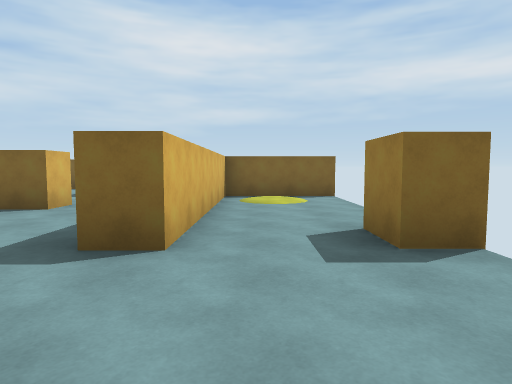
View 1 (above)

14 first-person views from a walk through a scene from a Unity 3-D project. The camera is 1.4 m above the floor, tilts 4° down and sees 75° across. The floor is counted in squares, 2 m on a side. Each view is taken from the middle of a square. On the plan, view 1 faces up. The plan holds only what a view shows up to about 10 squares ahead; the rest is blank. The player character is not drawn. Door leaves are left out, so doorways stand open. Surface patterns are stand-ins for the level's own textures.

View 2
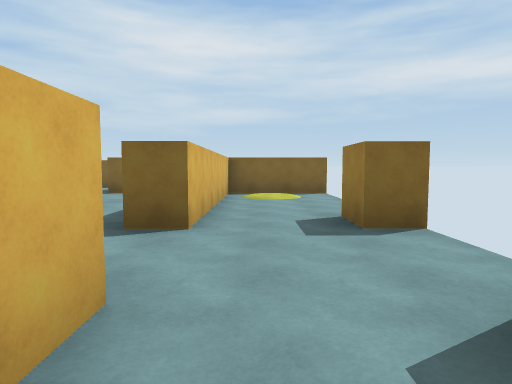

View 3
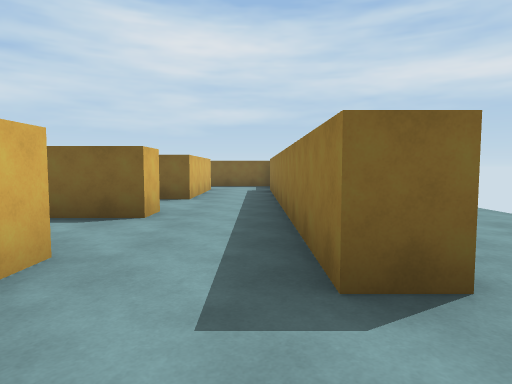

View 4
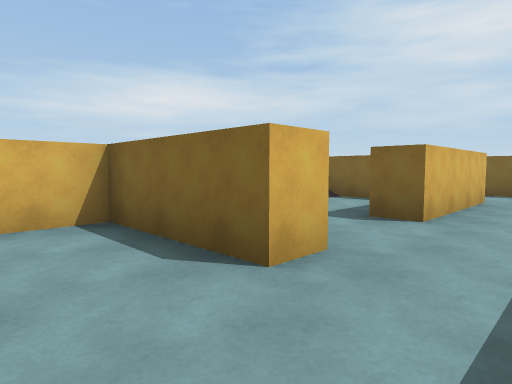

View 5
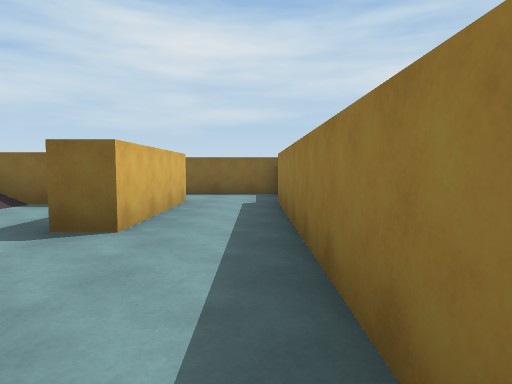

View 6
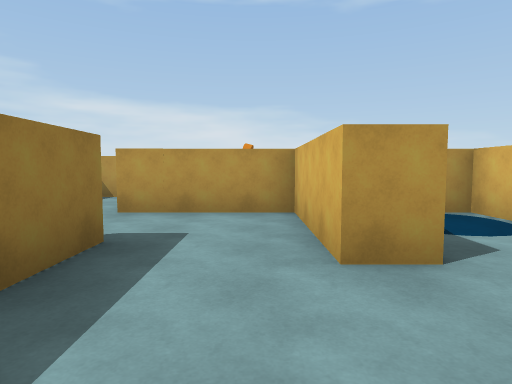

View 7
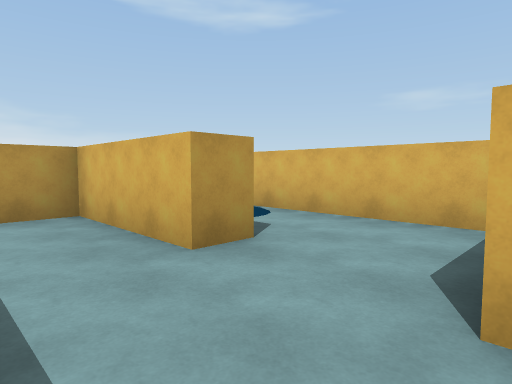

View 8
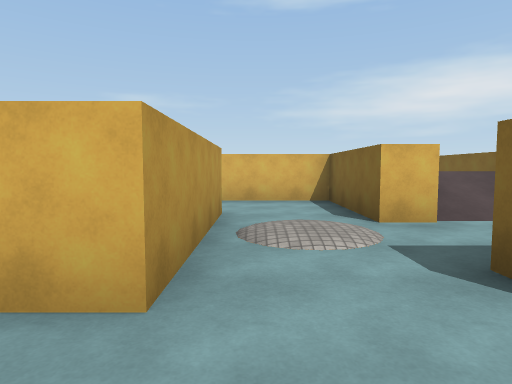

View 9
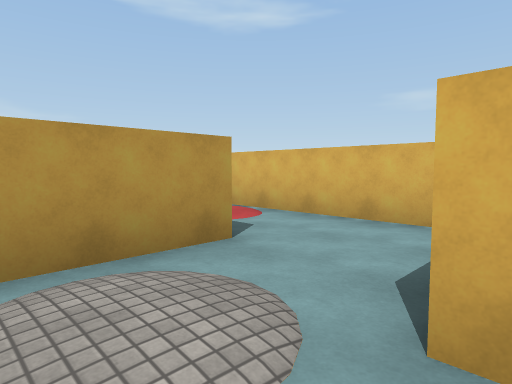

View 10
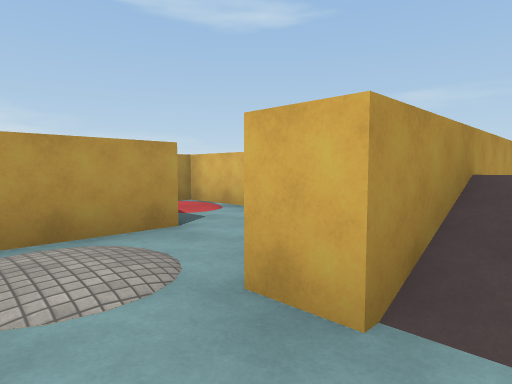

View 11
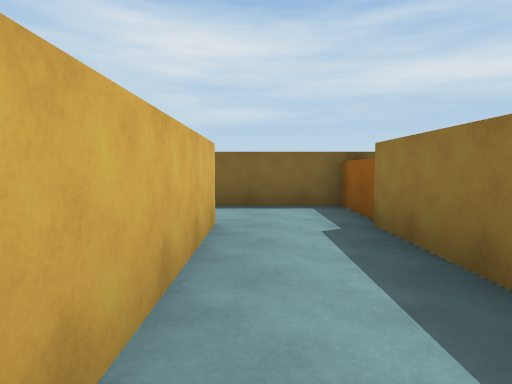

View 12
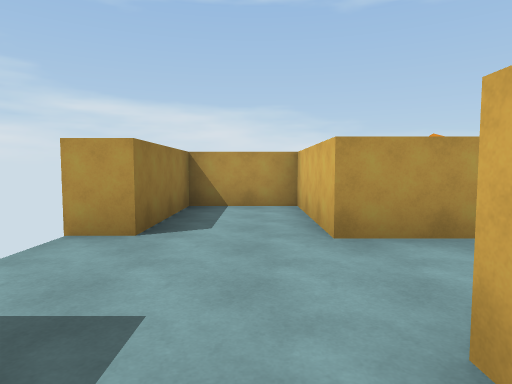

View 13
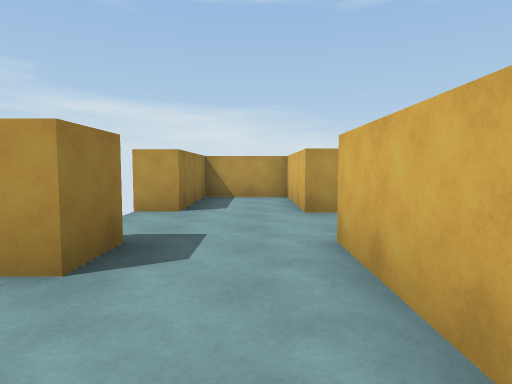

View 14
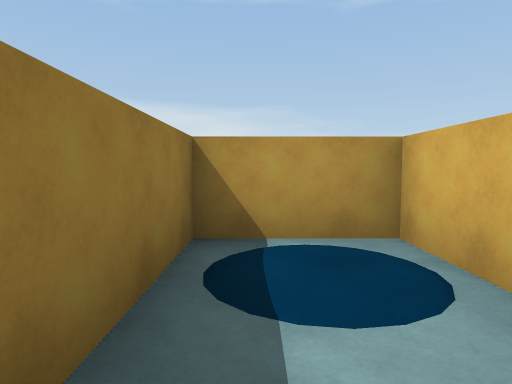

### Floor plan
Key: @ floor where view 1 was taken; # wall or solid block; x gap in a wall; . floor; / step, stairs or slope; D open door; v drop or lower ground.
Columns run from 10 left of view 1 to 2 right of it. Each row starts with its distance up from view 1.
 15       ####
 14       D..#
 13       D..#
 12    ####..#
 11 vvv/..#..#
 10   v/..#..#
  9 ####..#..####
  8 #...//D..#/.
  7 #...//D..#//
  6 #..####..#..
  5 #//#..D..#..
  4 #. #..D..#..x
  3 ####..#..#DDx
  2    #//#.....
  1    #..#.....
  0    #######@.#
 -1          #..#
 -2          #..#
 -3          ####

Where each view was taken, in squares from view 1:
view 1: 0 up, 0 right, facing up
view 2: 1 down, 0 right, facing up
view 3: 1 up, 2 left, facing up
view 4: 4 up, 2 left, facing up-left
view 5: 5 up, 2 left, facing up
view 6: 6 up, 3 left, facing down
view 7: 6 up, 2 left, facing down-left
view 8: 7 up, 2 left, facing left
view 9: 9 up, 5 left, facing down-left
view 10: 10 up, 5 left, facing down-left
view 11: 8 up, 3 left, facing up
view 12: 4 up, 0 right, facing down
view 13: 6 up, 0 right, facing down
view 14: 4 up, 5 left, facing down
